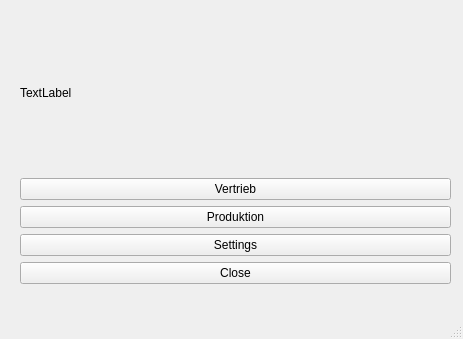
<?xml version="1.0" encoding="UTF-8"?>
<ui version="4.0">
 <class>Main</class>
 <widget class="QMainWindow" name="Main">
  <property name="geometry">
   <rect>
    <x>0</x>
    <y>0</y>
    <width>463</width>
    <height>339</height>
   </rect>
  </property>
  <property name="windowTitle">
   <string/>
  </property>
  <widget class="QWidget" name="centralwidget">
   <widget class="QWidget" name="verticalLayoutWidget">
    <property name="geometry">
     <rect>
      <x>20</x>
      <y>13</y>
      <width>431</width>
      <height>271</height>
     </rect>
    </property>
    <layout class="QVBoxLayout" name="verticalLayout">
     <item>
      <widget class="QLabel" name="logo">
       <property name="text">
        <string>TextLabel</string>
       </property>
      </widget>
     </item>
     <item>
      <widget class="QPushButton" name="b_vertrieb">
       <property name="text">
        <string>Vertrieb</string>
       </property>
      </widget>
     </item>
     <item>
      <widget class="QPushButton" name="b_prod">
       <property name="text">
        <string>Produktion</string>
       </property>
      </widget>
     </item>
     <item>
      <widget class="QPushButton" name="b_settings">
       <property name="text">
        <string>Settings</string>
       </property>
      </widget>
     </item>
     <item>
      <widget class="QPushButton" name="b_close">
       <property name="text">
        <string>Close</string>
       </property>
      </widget>
     </item>
    </layout>
   </widget>
  </widget>
  <widget class="QMenuBar" name="menubar">
   <property name="geometry">
    <rect>
     <x>0</x>
     <y>0</y>
     <width>463</width>
     <height>24</height>
    </rect>
   </property>
  </widget>
  <widget class="QStatusBar" name="statusbar"/>
 </widget>
 <resources/>
 <connections/>
</ui>
